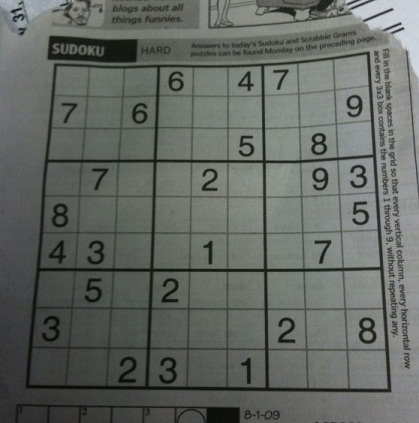
#> input picture sudoku.jpg, 419 x 423 px, found by its file name
$ jupyter execute --allow-errors 'ELT578_3_1_limiarização-segmentação-descritores.ipynb'
#> lines starting #> are read from the running program, lines starting #| are printed output that depends on the picture; after the words box and inside, x2 and y2 are one past the last pixel; in counts of white or black regions, pixels touching at a corner belong together; long printed decimals are rounded
<center>Universidade Federal de Viçosa</center>
<center>Inteligência Artificial e Computacional</center>
<center>ELT578 - Análise de Imagens e Visão Computacional</center>
<center>TURMA 2022/2</center>

**<center>AULA PRÁTICA 4: Técnicas de Limiarização, Segmentação e Descritores de Objeto</center>**
<center>Aluno: Michel Batistin Fiorio</center>

Em visão computacional, a segmentação é a parte do processamento de imagens que utiliza de técnicas para dividir imagens em diferentes regiões (conjunto de pixels) ou objetos, com o objetivo de simplificar ou mudar características da imagem para facilitar a sua análise no processo posterior. A segmentação é tipicamente usada para localizar objetos e detectar formas em imagens. Algumas das técnicas utilizadas é a limiarização, detecção de bordas, clusterização e watershed. Aplicaremos agumas dessas técnicas nessa atividade prática.

[cell 1]
# Permissão para acessar o drive
from google.colab import drive
drive.mount('/content/drive')

[cell 2]
# Importando bibliotecas
import cv2
import numpy as np
import pandas as pd
from google.colab.patches import cv2_imshow
from matplotlib import pyplot as plt
from skimage.io import imread, imshow
from scipy import stats
from skimage import io, img_as_uint, data, filters, measure, morphology
import plotly
import plotly.express as px
import plotly.graph_objects as go
from skimage.measure import label, regionprops_table

### Técnicas de Limiarização
A limiarização é uma técnica simples e eficiente que utiliza um valor referência de intensidade do pixel como limite separador (threshold) para a divisão do espectro de cores da imagem, criando uma imagem binária (duas cores). A limiarização pode ser global, onde apenas um único valor de limiar é utilizado para a imagem inteira e funciona especialmente bem para casos de imagens com histogramas bimodais, aqueles onde há o aparecimento de dois picos de frequência que se destacam. Há também a limiarização adaptativa, onde determina-se valores de limiares diferentes para diferentes regiões da imagem, o que dá melhores resultados para imagens iluminação variável.

#### Limiarização Global

[cell 3]
# Criando uma imagem 256x256 onde cada linha tem um valor de pixel variando de 1 a 256
I = np.zeros((256,256), dtype='uint8')
for i in range(0,256):
  I[i,:] = i

# Mostrando a imagem
cv2_imshow(I)

# Aplicando limiarização global na imagem com diferentes regras para os bits acima do limiar
lim, I1 = cv2.threshold(I,127,200,cv2.THRESH_BINARY)
lim, I2 = cv2.threshold(I,127,200,cv2.THRESH_BINARY_INV)
lim, I3 = cv2.threshold(I,127,200,cv2.THRESH_TRUNC)
lim, I4 = cv2.threshold(I,127,200,cv2.THRESH_TOZERO)
lim, I5 = cv2.threshold(I,127,200,cv2.THRESH_TOZERO_INV)

# Mostrando a imagem limiarizada
cv2_imshow(I5)

#### Limiarização adaptativa

[cell 4]
# Carregando imagem do google drive
sudoku = cv2.imread('/content/drive/MyDrive/sudoku.jpg', cv2.IMREAD_GRAYSCALE)
#> sudoku: shape (423, 419); min 5, max 218, mean 101.9
# Aplicando suavização da imagem
sudoku = cv2.blur(sudoku,[5,5])

# Aplicando a limiarização global
lim, sd1 = cv2.threshold(sudoku,127,255,cv2.THRESH_BINARY)
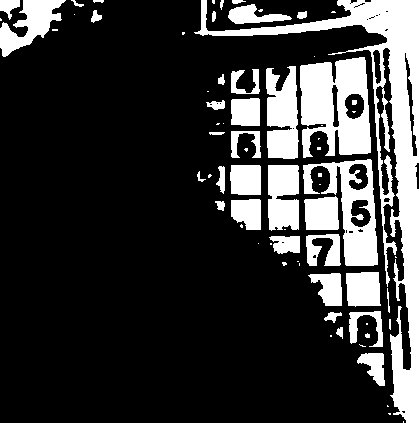
#> sd1: shape (423, 419); 21.6% white; 72 white regions (33 under 20 px), largest, box (x1, y1, x2, y2) and area: (194, 0, 419, 423) 13515, (300, 57, 371, 158) 5126, (303, 159, 378, 266) 3282
# Limiarização adaptativa com método média
sd2 = cv2.adaptiveThreshold(sudoku,255,cv2.ADAPTIVE_THRESH_MEAN_C, cv2.THRESH_BINARY,11,2)
#> sd2: shape (423, 419); 72.3% white; 410 black regions (308 under 20 px), largest, box (x1, y1, x2, y2) and area: (25, 51, 392, 393) 13085, (273, 276, 381, 383) 1850, (155, 277, 260, 382) 1759
# Limiarização adaptativa com método gaussiano
sd3 = cv2.adaptiveThreshold(sudoku,255,cv2.ADAPTIVE_THRESH_GAUSSIAN_C, cv2.THRESH_BINARY,11,2)
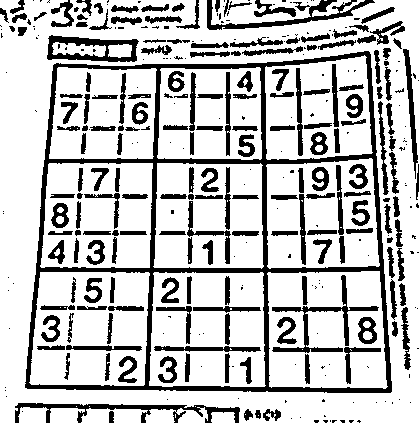
#> sd3: shape (423, 419); 75.9% white; 350 black regions (166 under 20 px), largest, box (x1, y1, x2, y2) and area: (25, 51, 392, 393) 11982, (15, 403, 240, 423) 1394, (207, 0, 375, 30) 1212

# Mostrando os resultados
titulos = ['Original', 'Limiarização global',
            'Limiarização adaptativa média', 'Limiarização adaptativa gaussiana']
imagens = [sudoku, sd1, sd2, sd3]
plt.figure(figsize=(8,8))
for i in range(4):
    plt.subplot(2,2,i+1),plt.imshow(imagens[i],'gray')
    plt.title(titulos[i])
    plt.xticks([]),plt.yticks([])
plt.show()

#### Limiarização de Otsu
Determina o valor ideal de um threshold que separe os elementos do fundo e da frente da imagem em dois clusters, atribuindo a cor branca ou preta para cada um deles. Funciona bem para imagens com histogramas bimodais.

[cell 5]
# Criando uma imagem 256x256 que possui dois quadrados
B = np.zeros((256,256), dtype='uint8')+100
B[33:164,13:144]=200
B[149:230,135:215]=200

# Mostrando imagem
cv2_imshow(B)
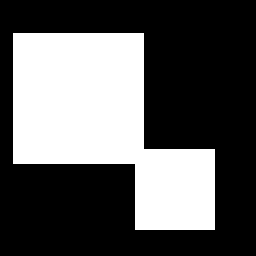
#> shown: shape (256, 256); values 100 (black) and 200 (white), 35.9% white; 1 white region, box (x1, y1, x2, y2) and area: (13, 33, 215, 230) 23506

# Aplicando binarização global de Otsu
lim, B2 = cv2.threshold(B,0,255,cv2.THRESH_BINARY+cv2.THRESH_OTSU)
print ('Limiar ótimo obtido pelo algoritmo de Otsu = ', lim)
cv2_imshow(B2)

#### Limiarização de uma imagem colorida

[cell 6]
# Carregando imagem
Im = imread('/content/drive/MyDrive/cow.jpg')
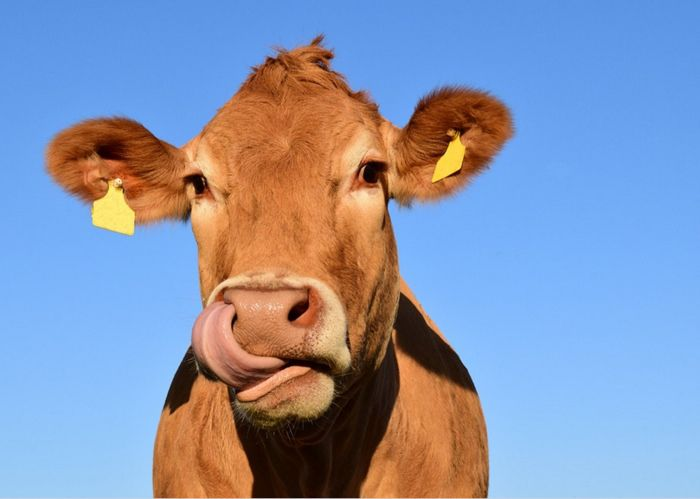
#> input picture cow.jpg, 700 x 499 px, found by its file name
#> Im is the input picture: shape (499, 700, 3); mean R, G, B 136.1, 148.1, 175.4
# Mostrando imagem
plt.imshow(Im)

[cell 7]
# Criando histograma para os 3 canais de cor da imagem
plt.figure(figsize=(12, 4))
plt.subplot(1, 3, 1)
Im_hist_red = plt.hist(Im[:,:,0].flatten(), bins=256, range=[0, 256], facecolor='red')
plt.title('Histograma Red')
plt.subplot(1, 3, 2)
Im_hist_green = plt.hist(Im[:,:,1].flatten(), bins=256, range=[0, 256], facecolor='green')
plt.title('Histograma Green')
plt.subplot(1, 3, 3)
Im_hist_blue = plt.hist(Im[:,:,2].flatten(), bins=256, range=[0, 256], facecolor='blue')
plt.title('Histograma Blue')
plt.tight_layout()
plt.show()
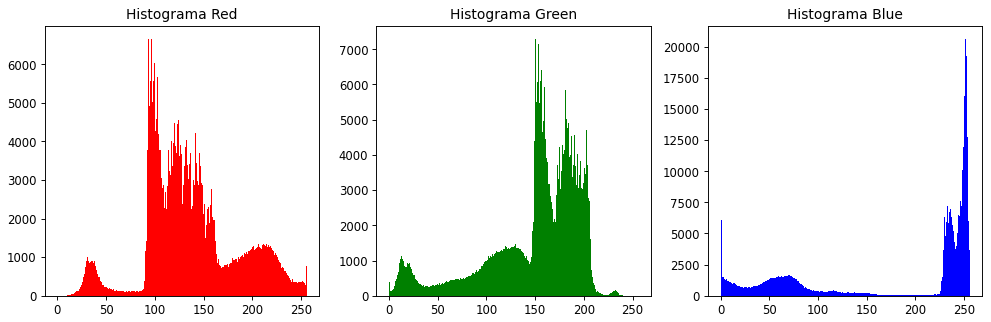
#> figure drawn by matplotlib, 3 panels; panel 1: tallest bar 6662 high, from x = 96 to 97; panel 2: tallest bar 7300 high, from x = 150 to 151; panel 3: tallest bar 20649 high, from x = 251 to 252

[cell 8]
# Obterndo alguns dados da imagem
max_pixel = np.max(np.max(Im, axis=0), axis=0)
#> max_pixel = [255, 246, 255]
min_pixel = np.min(np.min(Im, axis=0), axis=0)
#> min_pixel = [0, 0, 0]
mean_pixel = np.mean(np.mean(Im, axis=0), axis=0)
#> mean_pixel = [136.1, 148.1, 175.4]
median_pixel = np.median(np.median(Im, axis=0), axis=0)
#> median_pixel = [127, 175, 245]
mode_pixel = stats.mode(stats.mode(Im)[0].squeeze())[0].squeeze()
#> mode_pixel = [93, 150, 252]

print(Im.shape)
#| (499, 700, 3)
print(min_pixel)
#| [0 0 0]
print(max_pixel)
#| [255 246 255]
print(mean_pixel)
#| [136.076  148.054 175.386]
print(median_pixel)
#| [127. 175. 245.]
print(mode_pixel)
#| [ 93 150 252]

[cell 9]
# Obtendo a matriz de cada canal de cor da imagem
red = Im[:,:,0]
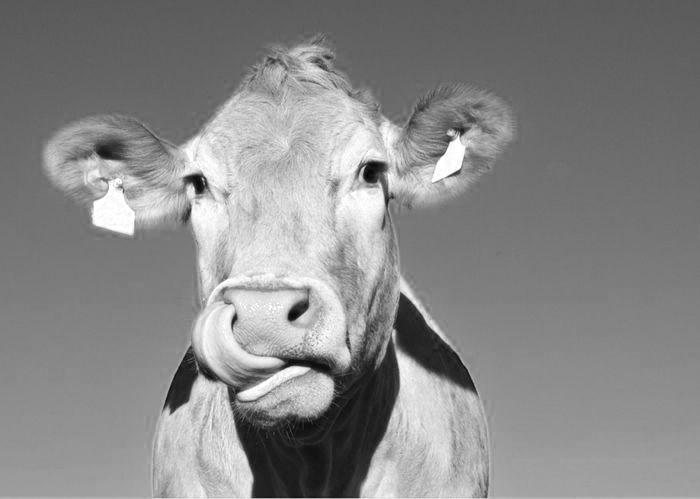
#> red: shape (499, 700); min 0, max 255, mean 136.1
green = Im[:,:,1]
blue = Im[:,:,2]
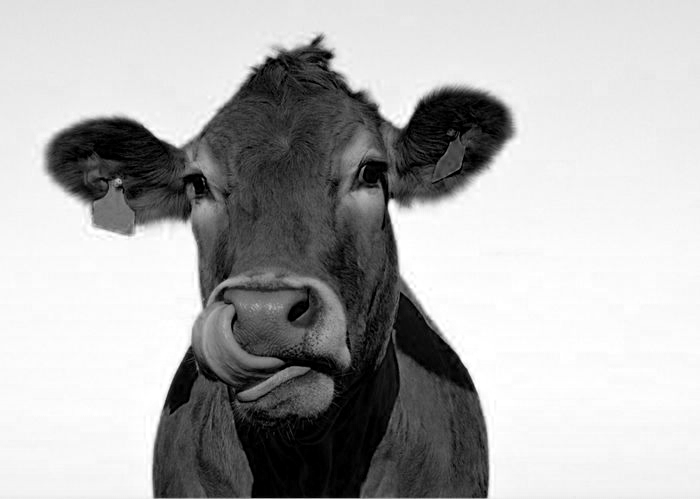
#> blue: shape (499, 700); min 0, max 255, mean 175.4

[cell 10]
# Definindo para cada canal de cor os valores de pixel a serem considerados limiares para a identificação da vaca
# Tal informação é obtida através da avaliação do resultado do histograma das cores
# Para o histograma da cor azul, por exemplo, vemos que a vaca está na faixa de 0 a 200.
# Acima de 200 há um pico grande de frequencia que indica a parte da imagem que é o céu ao redor do animal.

red_lower = 150
red_upper = 255
green_lower = 0
green_upper = 160
blue_lower = 0
blue_upper = 200
gray_upper = 250
gray_lower = 255

[cell 11]
# Aplicando a limiarização no canal de cor blue com os limiares min=0 e max=160, alterando para zero os pixels fora desse intervalo
# Criando a máscara com a regra
mask = (blue >= blue_lower) & (blue <= blue_upper)
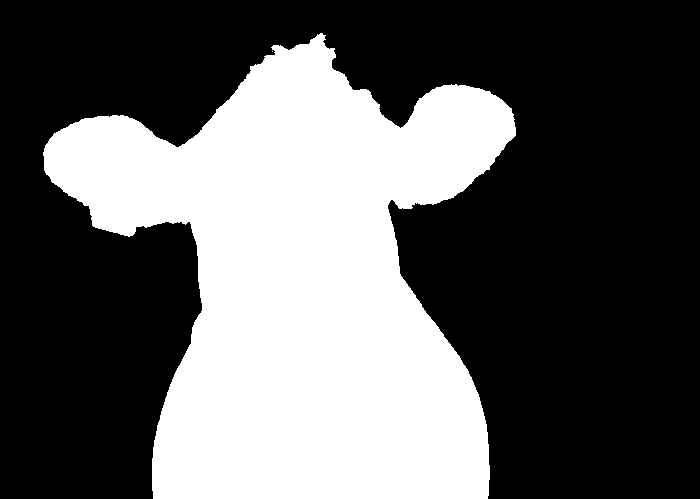
#> mask: shape (499, 700) bool; 36.8% white; 2 white regions (1 under 20 px), largest, box (x1, y1, x2, y2) and area: (43, 33, 516, 499) 128474
# Copiando a matriz do canal blue
bc = blue.copy()
# Aplicando a mascara na matriz blue
bc[np.invert(mask)] = 0

# Mostrando as imagens
plt.figure(figsize=(10, 4))
plt.subplot(1, 3, 1)
plt.imshow(Im)
plt.title('RGB - Original')
plt.axis('off')
plt.subplot(1, 3, 2)
plt.imshow(bc)
plt.title('RGB - Segmentado azul')
plt.axis('off')
plt.subplot(1, 3, 3)
plt.imshow(mask, cmap='gray')
plt.title('Segmentado binário')
plt.axis('off')
plt.show()

# Salvando no drive a imagem binária
io.imsave('/content/drive/MyDrive/cowbw.jpg', img_as_uint(mask))

#### Descritores do objeto da imagem binarizada (vaca)

#> (a cell that did not finish here is left out)

#> (a cell that did not finish here is left out)

#> (a cell that did not finish here is left out)

### Segmentação por detecção de bordas

[cell 15]
# Carregando a imagem da vaca em tons de cinza
im2 = cv2.imread('/content/drive/MyDrive/cow.jpg',0)
#> im2: shape (499, 700); min 0, max 250, mean 147.6
cv2_imshow(im2)

[cell 16]
# Aplicando a função Sobel para detecção de bordas

# Aplicando Sobel
cow_sobel = cv2.Sobel(im2,-1,1,0)
# Mostrando resultado da detecção de borda
cv2_imshow(cow_sobel)

[cell 17]
# Aplicando a função Canny para detecção de bordas

# Suavizando a imagem
im2s = cv2.blur(im2,[7,7])
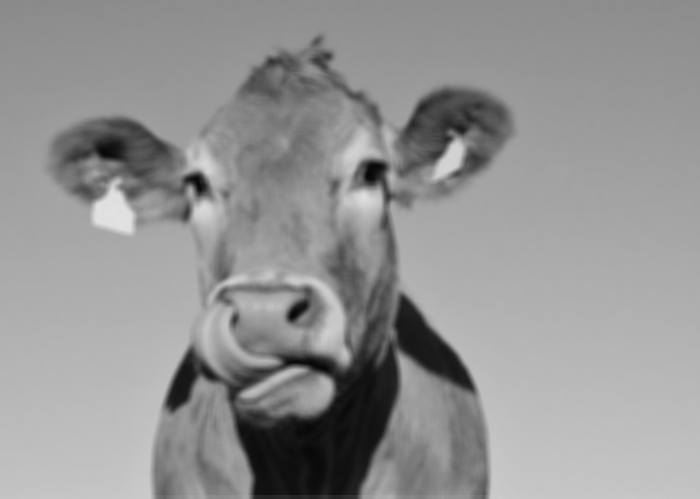
#> im2s: shape (499, 700); min 5, max 226, mean 147.6
# Aplicando Canny
cow_canny = cv2.Canny(im2s,50,30)
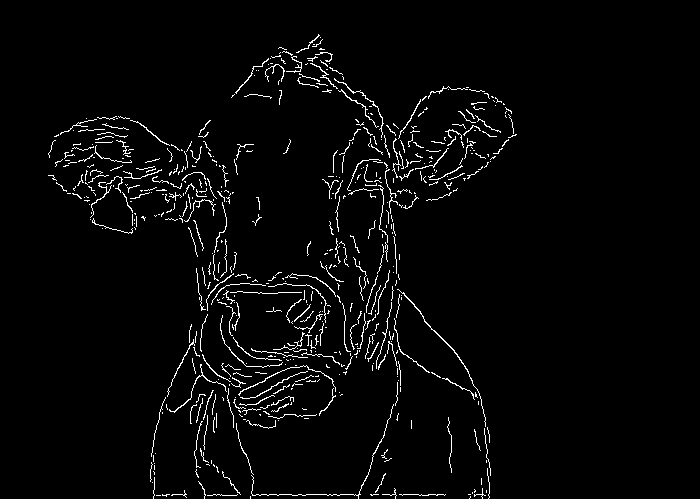
#> cow_canny: shape (499, 700); 2.9% white in thin lines or dots, all inside (x1, y1, x2, y2) = (48, 34, 517, 499)
# Mostrando resultado da detecção de bordas
cv2_imshow(cow_canny)
